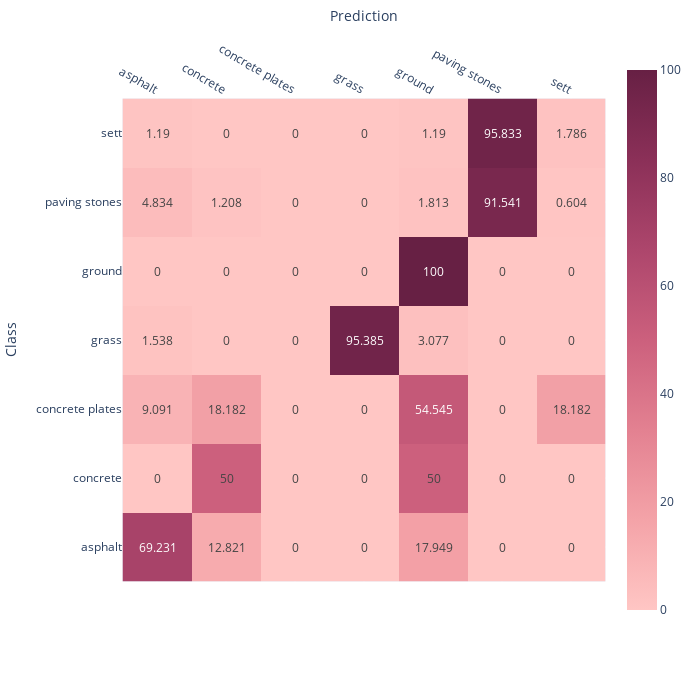

The code cell stored with this chart in its notebook:
### Code cell
fig = px.imshow(c_mat,
                labels=dict(x="Prediction", y="Class"),
                x=available_classes_r,
                y=available_classes_r,
                text_auto=True, 
            #    aspect="auto",
                color_continuous_scale=px.colors.sequential.Burg,
                width=700,
                height=700,
               )
fig.update_xaxes(side="top")

fig['layout']['xaxis']['autorange'] = "reversed"

fig.show()

### Figure 1 — Plotly figure (JSON) as saved in the notebook; plotly's stock layout.template omitted (floating-point values rounded to 4 significant figures)
{"data": [{"coloraxis": "coloraxis", "hovertemplate": "Prediction: %{x}<br>Class: %{y}<br>color: %{z}<extra></extra>", "name": "0", "texttemplate": "%{z}", "type": "heatmap", "x": ["sett", "paving stones", "ground", "grass", "concrete plates", "concrete", "asphalt"], "xaxis": "x", "y": ["sett", "paving stones", "ground", "grass", "concrete plates", "concrete", "asphalt"], "yaxis": "y", "z": [[1.786, 95.83, 1.19, 0, 0, 0, 1.19], [0.604, 91.54, 1.813, 0, 0, 1.208, 4.834], [0, 0, 100, 0, 0, 0, 0], [0, 0, 3.077, 95.39, 0, 0, 1.538], [18.18, 0, 54.55, 0, 0, 18.18, 9.091], [0, 0, 50, 0, 0, 50, 0], [0, 0, 17.95, 0, 0, 12.82, 69.23]]}], "layout": {"coloraxis": {"colorscale": [[0, "rgb(255, 198, 196)"], [0.1667, "rgb(244, 163, 168)"], [0.3333, "rgb(227, 129, 145)"], [0.5, "rgb(204, 96, 125)"], [0.6667, "rgb(173, 70, 108)"], [0.8333, "rgb(139, 48, 88)"], [1, "rgb(103, 32, 68)"]]}, "height": 700, "margin": {"t": 60}, "width": 700, "xaxis": {"anchor": "y", "autorange": "reversed", "constrain": "domain", "domain": [0, 1], "scaleanchor": "y", "side": "top", "title": {"text": "Prediction"}}, "yaxis": {"anchor": "x", "autorange": "reversed", "constrain": "domain", "domain": [0, 1], "title": {"text": "Class"}}}}
